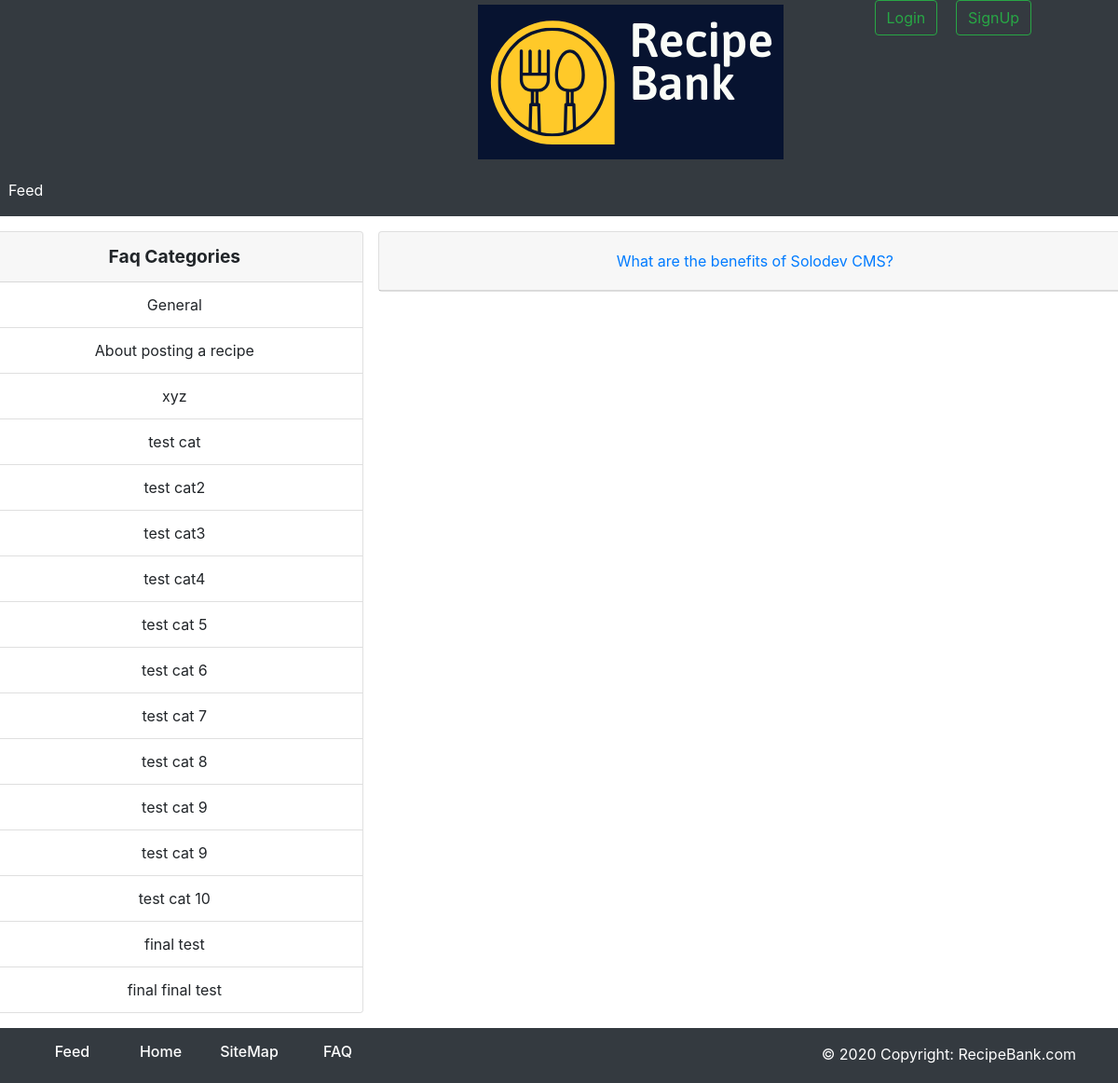
/faq/faq.php, run on the app's committed database.
### tables this page shows
CREATE TABLE `faqcategories` (
  `FaqCatID` int(255) UNSIGNED NOT NULL,
  `FaqCatName` varchar(255) NOT NULL
);

CREATE TABLE `faqs` (
  `FaqID` int(255) UNSIGNED NOT NULL,
  `FaqQtn` varchar(255) NOT NULL,
  `FaqAns` mediumtext NOT NULL,
  `FaqCatID` int(11) NOT NULL
);

### faq/faqCrud.php (called while the page is built, shortened)
<?php
    class faqCrud{
        public function list($tableName){
            $dbcon = database::getDb();
            $sql = "select * from $tableName";
            $pdostm = $dbcon->prepare($sql);
            $pdostm->execute();
            $results = $pdostm->fetchAll(PDO::FETCH_ASSOC);
            return $results;
        }
    }
?>

### faq/faq.php (the view, shortened to what this page needs)
<?php
	require_once 'faqCrud.php';
	$faqObj = new faqCrud();
	$faqs = $faqObj->list('faqs');
	$faqCats = $faqObj->list('faqcategories');
?>
<!DOCTYPE html>
<html lang="en">
<head>
    <link rel="stylesheet" type="text/css" href="css/faq.css">
    <link href="https://maxcdn.bootstrapcdn.com/bootstrap/4.0.0-alpha.6/css/bootstrap.min.css" rel="stylesheet">
	<link href="https://maxcdn.bootstrapcdn.com/font-awesome/4.7.0/css/font-awesome.min.css" rel="stylesheet">
</head>
<body>
<header class="bg-dark">
	<?php include 'header.php'?>
</header>
<main>
	<div class="Container">
		<div class="row faq-main-container">
			<div id="cat-container">
				<div class="card">
					<div class="card-header">
						Faq Categories
					</div>
					<ul class="list-group list-group-flush">
						<?php
							foreach($faqCats as $faqCat){
								echo("
									<li class='list-group-item' onclick='displayFaq(".$faqCat['FaqCatID'].")'>".$faqCat['FaqCatName']."</li>
								");
							}
						?>
					</ul>
				</div>
			</div>
			<div id="faq-container">
				<div id="faq-inner-container">
					<?php
						foreach($faqs as $faq){
							echo("
								<div class='accordion' id='faq-inner-container'>
									<div class='card'>
										<div class='card-header' id='faqQtn-container'>
											<h5 class='mb-0'>
											<button class='btn btn-link' type='button' data-toggle='collapse' data-target='#faq".$faq['FaqID']."' aria-expanded='true' aria-controls='collapseOne'>
												".$faq['FaqQtn']."
											</button>
											</h5>
										</div>
										<div id='faq".$faq['FaqID']."' class='collapse' aria-labelledby='faqQtn-container' data-parent='#faq-inner-container'>
											<div class='card-body'>
												".$faq['FaqAns']."
											</div>
										</div>
									</div>
								</div>
							");
						}
					?>
				</div>
			</div>
		</div>
	</div>
</main>
<?php include 'footer.php'?>
</body>
</html>

### css/faq.css (style rules this page uses)
* { padding: 0; margin: 0; text-decoration: none; }
body { overflow-x: hidden; }
main { max-width: 1200px; margin: 1em auto; }
.faq-main-container { display:flex; flex-flow: row; flex-shrink: 0; justify-content: center; }
#cat-container { flex: 1 0 0; padding-right:1em; }
#faq-container { flex: 2 0 0; }
.card-header { text-align: center; font-weight: bold; font-size:1.2em }
.list-group-item { text-align: center; }

### data on the page
faqcategories: FaqCatName "General"
faqcategories: FaqCatName "About posting a recipe"
faqcategories: FaqCatName "xyz"
faqcategories: FaqCatName "test cat"
faqcategories: FaqCatName "test cat2"
faqcategories: FaqCatName "test cat3"
faqcategories: FaqCatName "test cat4"
faqcategories: FaqCatName "test cat 5"
faqcategories: FaqCatName "test cat 6"
faqcategories: FaqCatName "test cat 7"
faqcategories: FaqCatName "test cat 8"
faqcategories: FaqCatName "test cat 9"
faqcategories: FaqCatName "test cat 9"
faqcategories: FaqCatName "test cat 10"
faqcategories: FaqCatName "final test"
faqcategories: FaqCatName "final final test"
faqs: FaqQtn "What are the benefits of Solodev CMS?"
